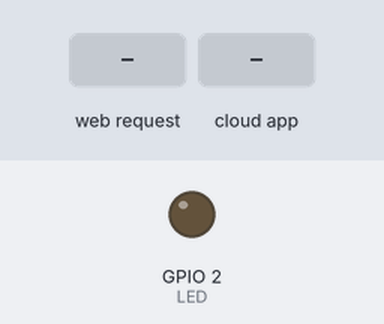
Recording of a sketch running on a simulated ESP8266 (NodeMCU). Parts: output pins drawn as LEDs (lit = HIGH). The test bench sets the inputs (shaded band). WiFi joins after 1.5 s; servers stay silent unless stated; no MQTT or app messages arrive unless stated; what the sketch prints to the serial monitor is not drawn.

Above: at 2.7 s.
2.8 s: HTTP request GET /bg65/phono received
At 3.7 s:
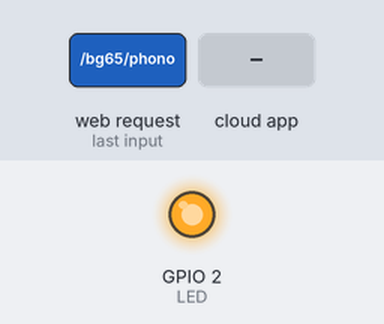
4.4 s: the phone or cloud app sets bgcmd to 3
At 4.9 s:
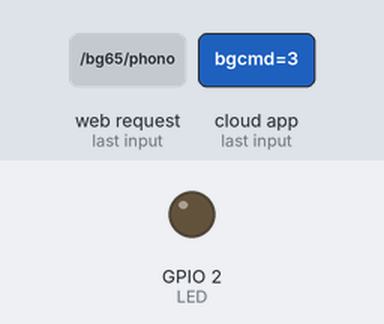
5.9 s: the phone or cloud app sets bgcmd to 0
At 6.5 s:
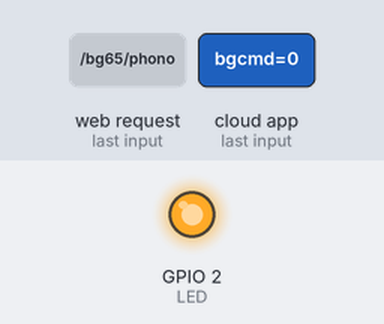
7.4 s: the phone or cloud app sets bgcmd to 1
At 8.5 s:
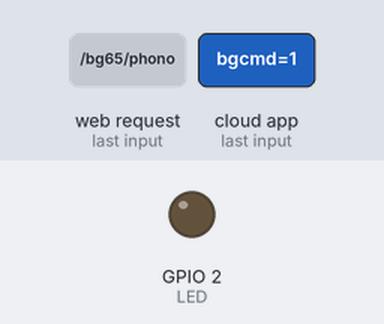
8.9 s: HTTP request GET /bg65/stop received
At 9.5 s:
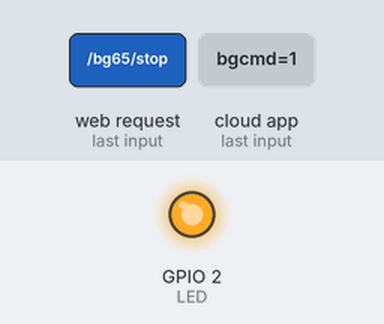
10.5 s: HTTP request GET /bg65/stby received
At 11.2 s:
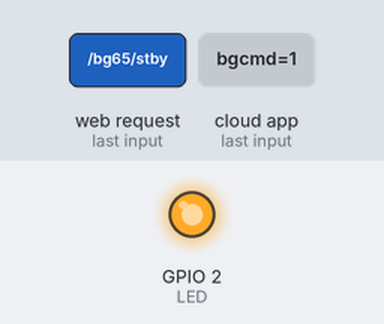
Timing chart, 0 to 13.0 s (numbered marks = the images above; inputs shaded):
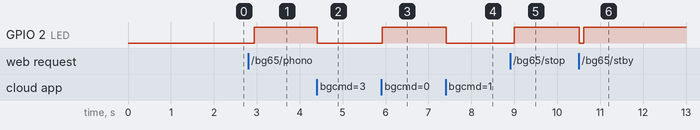

The sketch:

Datalink_MQTT_Server_both.ino
```cpp
/***************************************************
  Voice controlled B&O Beogram via datalink with IFTTT and Adafruit io
  https://ifttt.com/
  https://io.adafruit.com
 ****************************************************/
#include <ESP8266WiFi.h>
#include "Adafruit_MQTT.h"
#include "Adafruit_MQTT_Client.h"
#include <DNSServer.h>
#include <ESP8266WebServer.h>
#include <WiFiManager.h>

// the value in bgcmd topic turns the led on/off - 0=off any other value=on
#define LED 2  // EPS8266 GPIO2
// Set web server port number to 80
WiFiServer server(80);

/************************* WiFi Access Point *********************************/

/************************* Adafruit.io Setup *********************************/

#define AIO_SERVER      "io.adafruit.com"
#define AIO_SERVERPORT  8883                                  // 1883 for http 8883 for https
#define AIO_USERNAME    "your Adafruit io username"           // Adafruit io username
#define AIO_KEY         "your Adafruit io key"       // Adafruit io key

/************ Global State ***************************************************/

// Create an ESP8266 WiFiClient class to connect to the MQTT server.
//WiFiClient client;  // Must set AIO_SERVERPORT to 1883
// or... use WiFiFlientSecure for SSL
WiFiClientSecure client;  // Must set AIO_SERVERPORT to 8883

// Setup the MQTT client class by passing in the WiFi client and MQTT server and login details.
Adafruit_MQTT_Client mqtt(&client, AIO_SERVER, AIO_SERVERPORT, AIO_USERNAME, AIO_USERNAME, AIO_KEY);

/****************************** Feeds ***************************************/

// Notice MQTT paths for AIO follow the form: <username>/feeds/<feedname>
// Setup a feed called 'bgcmd' for publishing.
Adafruit_MQTT_Publish bgcmd = Adafruit_MQTT_Publish(&mqtt, AIO_USERNAME "/feeds/bgcmd");

// Setup a feed called 'bgcmd' for subscribing.
Adafruit_MQTT_Subscribe BeoGramCmd = Adafruit_MQTT_Subscribe(&mqtt, AIO_USERNAME "/feeds/bgcmd");

/*************************** Sketch Code ************************************/

// Bug workaround for Arduino 1.6.6, it seems to need a function declaration
// for some reason (only affects ESP8266, likely an arduino-builder bug).
void MQTT_connect();
// Variable to store the HTTP request
String header;
int pub_delay = 50;

//Serial Hex code for Beogram control:

int ply = 0x35; //Phono/Play    00x35
int nxt = 0x2b; //Next          00x2b
int prv = 0x18; //Previous      00x18
int stp = 0x26; //Pause/Stop    00x26
int sby = 0x16; //Stand-by      00x16

void setup() {
  //WiFiManager
  WiFiManager wifiManager;
  //reset saved settings
  //wifiManager.resetSettings();
  //fetches ssid and pass from eeprom and tries to connect
  //if it does not connect it starts an access point with the specified name
  //here  "BeoGram"
  //and goes into a blocking loop awaiting configuration

  //set callback that gets called when connecting to previous WiFi fails
  //and enters Access Point mode
  //wifiManager.setAPCallback(configModeCallback);

  wifiManager.autoConnect("BeoGram", "admin");
  //or use this for auto generated name ESP + ChipID
  //wifiManager.autoConnect();
  pinMode(LED, OUTPUT);

  //Serial Hex code for Beogram control:
  //Phono/Play    00x35
  //Next          00x2b
  //Previous      00x18
  //Pause/Stop    00x26
  //Stand-by      00x16

  Serial.begin(320, SERIAL_7N1);    //set baud rate to match the speed on datalink
  delay(10);

  // Setup MQTT subscription for OnOff feed.
  mqtt.subscribe(&BeoGramCmd);
  //server begin
  server.begin();
}

uint32_t x = 0;

void Dlink_Tx (int Hex_Cmd) {
  int var = 0;
  while (var < 2) {
    Serial.write(Hex_Cmd);
    delay(50);
    var++;
  }
}

void beobg_pub() {
  pub_delay--;
  if (pub_delay == 0) {
    bgcmd.publish(0);
    pub_delay = 100;
  }
}

void loop() {

  // Ensure the connection to the MQTT server is alive (this will make the first
  // connection and automatically reconnect when disconnected)
  MQTT_connect();

  // this is our 'wait for incoming subscription packets' busy subloop
  // try to spend your time here

  WiFiClient client = server.available();   // Listen for incoming clients
  // HTTP server
  if (client) {                             // If a new client connects,
    String currentLine = "";                // make a String to hold incoming data from the client
    while (client.connected()) {            // loop while the client's connected
      if (client.available()) {             // if there's bytes to read from the client,
        char c = client.read();             // read a byte, then
        header += c;
        if (c == '\n') {                    // if the byte is a newline character
          // if the current line is blank, you got two newline characters in a row.
          // that's the end of the client HTTP request, so send a response:
          if (currentLine.length() == 0) {
            // HTTP headers always start with a response code (e.g. HTTP/1.1 200 OK)
            // and a content-type so the client knows what's coming, then a blank line:
            client.println("HTTP/1.1 200 OK");
            client.println("Content-type:text/html");
            client.println("Connection: close");
            client.println();

            // send datalink data as serial code (HEX)
            //Code test to Overture: Phono 0x1E
            //code to BeoGram:
            //Phono 0x35
            //Ph next 0x2B
            //Previous 0x18
            //Stby 0x16
            //Stop 0x26

            // Test via HTTP GET
            // http://IP-addresss/bg65/phono
            // http://IP-addresss/bg65/next
            // http://IP-addresss/bg65/prev
            // http://IP-addresss/bg65/stop
            // http://IP-addresss/bg65/stby


            if (header.indexOf("GET /bg65/phono") >= 0) {
              digitalWrite(LED, LOW);
              Dlink_Tx(ply);

            } else if (header.indexOf("GET /bg65/next") >= 0) {
              digitalWrite(LED, LOW);
              Dlink_Tx(nxt);

            } else if (header.indexOf("GET /bg65/prev") >= 0) {
              digitalWrite(LED, LOW);
              Dlink_Tx(prv);

            } else if (header.indexOf("GET /bg65/stop") >= 0) {
              digitalWrite(LED, LOW);
              Dlink_Tx(stp);

            } else if (header.indexOf("GET /bg65/stby") >= 0) {
              digitalWrite(LED, LOW);
              Dlink_Tx(sby);

            }


            // The HTTP response ends with another blank line
            client.println();
            // Break out of the while loop
            break;
          } else { // if you got a newline, then clear currentLine
            currentLine = "";
          }
        } else if (c != '\r') {  // if you got anything else but a carriage return character,
          currentLine += c;      // add it to the end of the currentLine
        }
      }
    }
    // Clear the header variable
    header = "";
    digitalWrite(LED, HIGH);
    // Close the connection
    client.stop();
  }


  Adafruit_MQTT_Subscribe *subscription;
  while ((subscription = mqtt.readSubscription(50))) {
    // Check if its the bgcmd feed
    if (subscription == &BeoGramCmd) {
      if (strcmp((char *)BeoGramCmd.lastread, "0") == 0) {
        digitalWrite(LED, HIGH);
      }
      //if value 1 send Phono command
      else if (strcmp((char *)BeoGramCmd.lastread, "1") == 0) {
        digitalWrite(LED, LOW);
        //Serial.println("phono/play");
        Dlink_Tx(ply);
      }
      // if value 2 send Next command
      else if (strcmp((char *)BeoGramCmd.lastread, "2") == 0) {
        digitalWrite(LED, LOW);
        //Serial.println("next");
        Dlink_Tx(nxt);
      }
      // if value 3 send Prev command
      else if (strcmp((char *)BeoGramCmd.lastread, "3") == 0) {
        digitalWrite(LED, LOW);
        //Serial.println("prev");
        Dlink_Tx(prv);
      }
      // if value 4 send Stop command
      else if (strcmp((char *)BeoGramCmd.lastread, "4") == 0) {
        digitalWrite(LED, LOW);
        //Serial.println("stop");
        Dlink_Tx(stp);
      }
      // if value 5 send Stand-by command
      else if (strcmp((char *)BeoGramCmd.lastread, "5") == 0) {
        digitalWrite(LED, LOW);
        //Serial.println("stby");
        Dlink_Tx(sby);
      }

      else
      {
        //do nothingh! Continue usual tasks...
      }
    }
  }

  // Now we can publish stuff and reset the value of the bgcmd topic to 0
  //bgcmd.publish(0);
  beobg_pub();
}

// Function to connect and reconnect as necessary to the MQTT server.
// Should be called in the loop function and it will take care if connecting.
void MQTT_connect() {
  int8_t ret;

  // Stop if already connected.
  if (mqtt.connected()) {
    return;
  }

  uint8_t retries = 3;
  while ((ret = mqtt.connect()) != 0) { // connect will return 0 for connected
    mqtt.disconnect();
    delay(5000);  // wait 5 seconds
    retries--;
    if (retries == 0) {
      // basically die and wait for WDT to reset me
      while (1);
    }
  }
}
```

Measured:
- after the input at 2.8 s, GPIO 2 (LED): LOW → HIGH after 0.14 s
- after the input at 4.4 s, GPIO 2 (LED): HIGH → LOW at once
- after the input at 5.9 s, GPIO 2 (LED): LOW → HIGH at once
- after the input at 7.4 s, GPIO 2 (LED): HIGH → LOW at once
- after the input at 8.9 s, GPIO 2 (LED): LOW → HIGH after 0.10 s
- after the input at 10.5 s, GPIO 2 (LED): HIGH → LOW at once, → HIGH 0.10 s later
